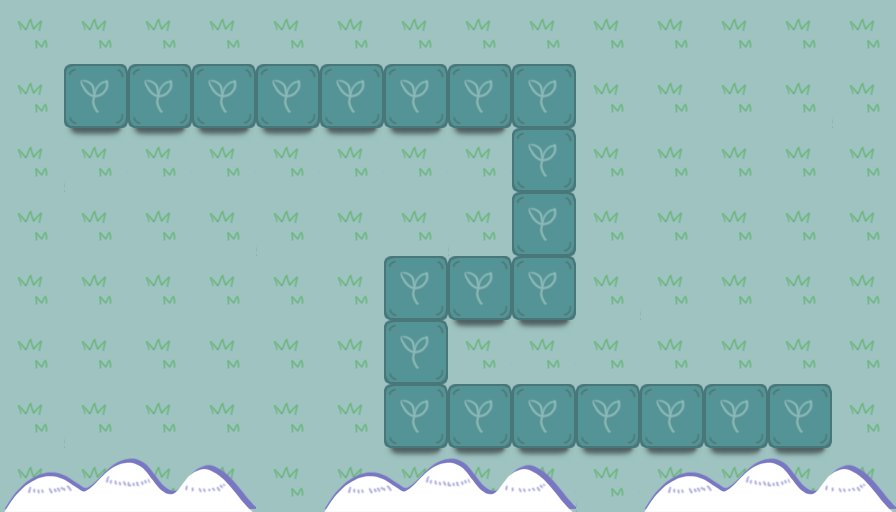

This is a level from a 2D game, rendered from its Tiled map with the project's own tilesets. A one-line summary and the map file follow, with tile-layer data summarised:
An orthogonal 14x8 tile map with 64x64 px tiles, 3 tile layers (bg, road, dec) and 20 objects (9x hua, 4x waypoint, 3x huigan, 2x huangci, start, ...).

<map version="1.0" orientation="orthogonal" width="14" height="8" tilewidth="64" tileheight="64">
 <tileset firstgid="1" name="map" tilewidth="64" tileheight="64">
  <image source="map.png" width="512" height="512" />
 </tileset>
 <layer name="bg" width="14" height="8">
  <data>[112 cells, 112 non-empty, 2 distinct tile ids]</data>
 </layer>
 <layer name="road" width="14" height="8">
  <data>[112 cells, 21 non-empty, 1 distinct tile ids]</data>
 </layer>
 <layer name="dec" width="14" height="8">
  <data>[112 cells, 19 non-empty, 5 distinct tile ids]</data>
 </layer>
 <objectgroup name="object" width="14" height="8">
  <object name="jam" type="huigan" x="0" y="320" />
  <object name="jam" type="huigan" x="128" y="320" />
  <object name="jam" type="huangci" x="256" y="448" />
  <object name="jam" type="hua" x="256" y="192" />
  <object name="jam" type="hua" x="320" y="192" />
  <object name="jam" type="hua" x="384" y="192" />
  <object name="jam" type="hua" x="448" y="192" />
  <object name="jam" type="hua" x="576" y="128" />
  <object name="jam" type="hua" x="512" y="384" />
  <object name="jam" type="hua" x="576" y="384" />
  <object name="jam" type="hua" x="640" y="384" />
  <object name="jam" type="hua" x="768" y="384" />
  <object name="jam" type="huigan" x="576" y="320" />
  <object name="jam" type="huangci" x="704" y="256" />
  <object name="points0" type="start" x="96" y="96" />
  <object name="points1" type="waypoint" x="544" y="96" />
  <object name="points2" type="waypoint" x="544" y="288" />
  <object name="points3" type="waypoint" x="416" y="288" />
  <object name="points4" type="waypoint" x="416" y="416" />
  <object name="points5" type="end" x="800" y="416" />
 </objectgroup>
</map>